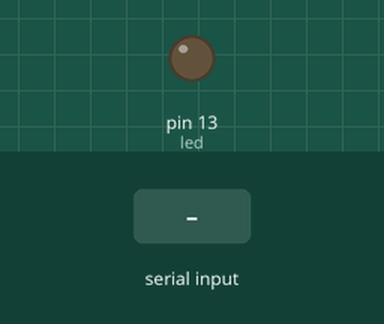
Bench run of a sketch on a simulated Arduino Uno, built with avr-gcc and run on an emulated ATmega328P. Parts: output pins drawn as LEDs (lit = HIGH). Inputs (shaded band) come from the test bench.

Above: at 1.2 s.
1.3 s: "1" received over Serial
At 2.5 s:
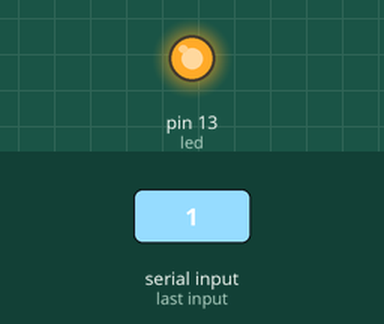
2.8 s: "0" received over Serial
At 3.6 s:
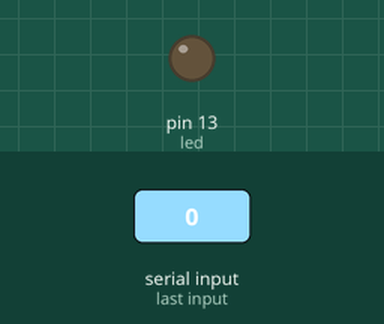
Timing chart, 0 to 5.8 s (numbered marks = the images above; inputs shaded):
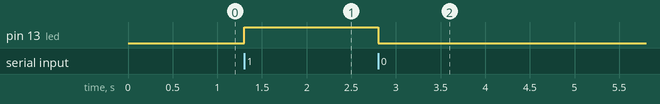

Measured:
- after the input at 1.3 s, pin 13 (led): LOW → HIGH at once
- after the input at 2.8 s, pin 13 (led): HIGH → LOW at once

The sketch:

SimpleLed.ino
```cpp
int led=13, msg_from_python='2';

void setup()
{
  Serial.begin(9600);
  pinMode(led, OUTPUT);
  digitalWrite(led, LOW);
}

void loop()
{
  if(Serial.available() > 0)
  {
    msg_from_python = Serial.read();
  }
  if (msg_from_python == '1')
    digitalWrite(led, HIGH);
  else if (msg_from_python == '0')
    digitalWrite(led, LOW);
}
```
